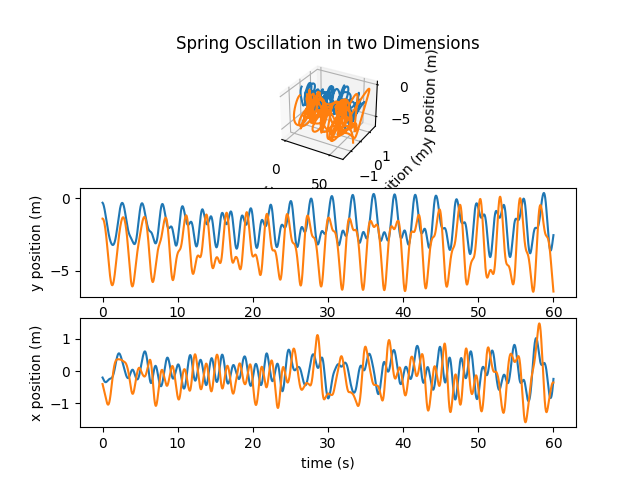

This figure's Python source:
import numpy as np
from matplotlib import pyplot as plt
from math import hypot

class Spring():
    """A Spring Class"""

    def __init__(self, m, k, l, vx0, vy0, x0, y0):
        """Attributes for the Spring Mass"""
        self.m = m
        self.k = k
        self.l = l
        self.x0 = x0
        self.y0 = y0
        self.v = np.array(([vx0], [vy0]))
        self.x = np.array(([x0], [y0]))

    def __str__(self):
        """A string describing the object"""
        return f"M = {self.m} kg, k = {self.k} N/m, l = {self.l} m"


class Time():
    """A Time Vector Class"""

    def __init__(self, sec, dt):
        """Attributes for Time Vector"""
        self.sec = sec
        self.dt = dt
        self.sn = int(sec * (1/dt) + 1)
        self.time = np.linspace(0, sec, self.sn)

    def __str__(self):
        """A string describing the object"""
        return f"sec = {self.sec} s, dt = {self.dt} s, sn = {self.sn}"


def euler_pos_vel(s1, s2, t):
    """Generates the position and velocity vectors"""
    i = 0
    while i < t.sn-1:
        x1 = s1.x[:,i] + s1.v[:,i] * t.dt
        v1 = s1.v[:,i] + ode1(s1, s2, i) * t.dt
        x2 = s2.x[:,i] + s2.v[:,i] * t.dt
        v2 = s2.v[:,i] + ode2(s1, s2, i) * t.dt
        s1.x = np.append(s1.x, np.array(([x1[0]], [x1[1]])), axis=1)
        s1.v = np.append(s1.v, np.array(([v1[0]], [v1[1]])), axis=1)
        s2.x = np.append(s2.x, np.array(([x2[0]], [x2[1]])), axis=1)
        s2.v = np.append(s2.v, np.array(([v2[0]], [v2[1]])), axis=1)
        i += 1
    return s1, s2


def ode1(s1, s2, i):
    """Runs ODE_1"""
    return -s1.k * (hypot(s1.x[0, i], s1.x[1, i]) - s1.l) * s1.x[:, i] / (s1.m * hypot(s1.x[0, i], s1.x[1, i])) + s2.k * (hypot(s2.x[0, i] - s1.x[0, i], s2.x[1, i] - s1.x[1, i]) - s2.l) * (s2.x[:, i] - s1.x[:, i]) / (s1.m * hypot(s2.x[0, i] - s1.x[0, i], s2.x[1, i] - s1.x[1, i])) + np.array([0, -9.81])


def ode2(s1, s2, i):
    """Runs ODE_2"""
    return -s2.k * (hypot(s2.x[0, i] - s1.x[0, i], s2.x[1, i] - s1.x[1, i]) - s2.l) * (s2.x[:, i] - s1.x[:, i]) / (s2.m * hypot(s2.x[0, i] - s1.x[0, i], s2.x[1, i] - s1.x[1, i])) + np.array([0, -9.81])


def plot_ani(s1, s2, t):
    """Generates Second Plot - Animated"""
    fig, ax = plt.subplots(num='Animated Plot')
    ax.set(xlabel='x position (m)', ylabel='y position (m)', title='Spring Oscillation in two Dimensions', xlim=[-5, 5], ylim=[-10, 1])
    sn = int((t.sn-1)/50)

    for i in np.arange(sn):
        x = (0, s1.x[0, i*50], s2.x[0, i*50] + s2.x0)
        y = (0, s1.x[1, i*50], s2.x[1, i*50] + s2.y0)
        temp_plot = ax.scatter(x, y, c='black')
        plt.draw()
        plt.pause(0.05)
        temp_plot.remove()


def plot(s1, s2, t):
    """Generates First Plot"""

    n = plt.subplot(3, 1, 1, projection='3d') # North Plot
    n.plot3D(t.time, s1.x[0,:], s1.x[1,:], label='Spring 1')
    n.plot3D(t.time, s2.x[0,:] + s2.x0, s2.x[1,:] + s2.y0, label='Spring 2')
    n.set(xlabel='time (s)', ylabel='x position (m)', zlabel='y position (m)', title='Spring Oscillation in two Dimensions')

    m = plt.subplot(3, 1, 2) # Middle Plot
    m.plot(t.time, s1.x[1, :], label='Spring 1')
    m.plot(t.time, s2.x[1, :] + s2.y0, label='Spring 2')
    m.set(xlabel='time (s)', ylabel='y position (m)')

    s = plt.subplot(3, 1, 3) # South Plot
    s.plot(t.time, s1.x[0, :], label='Spring 1')
    s.plot(t.time, s2.x[0, :] + s2.x0, label='Spring 2')
    s.set(xlabel='time (s)', ylabel='x position (m)')

    plt.savefig('springmass_1.png')
    plt.show()